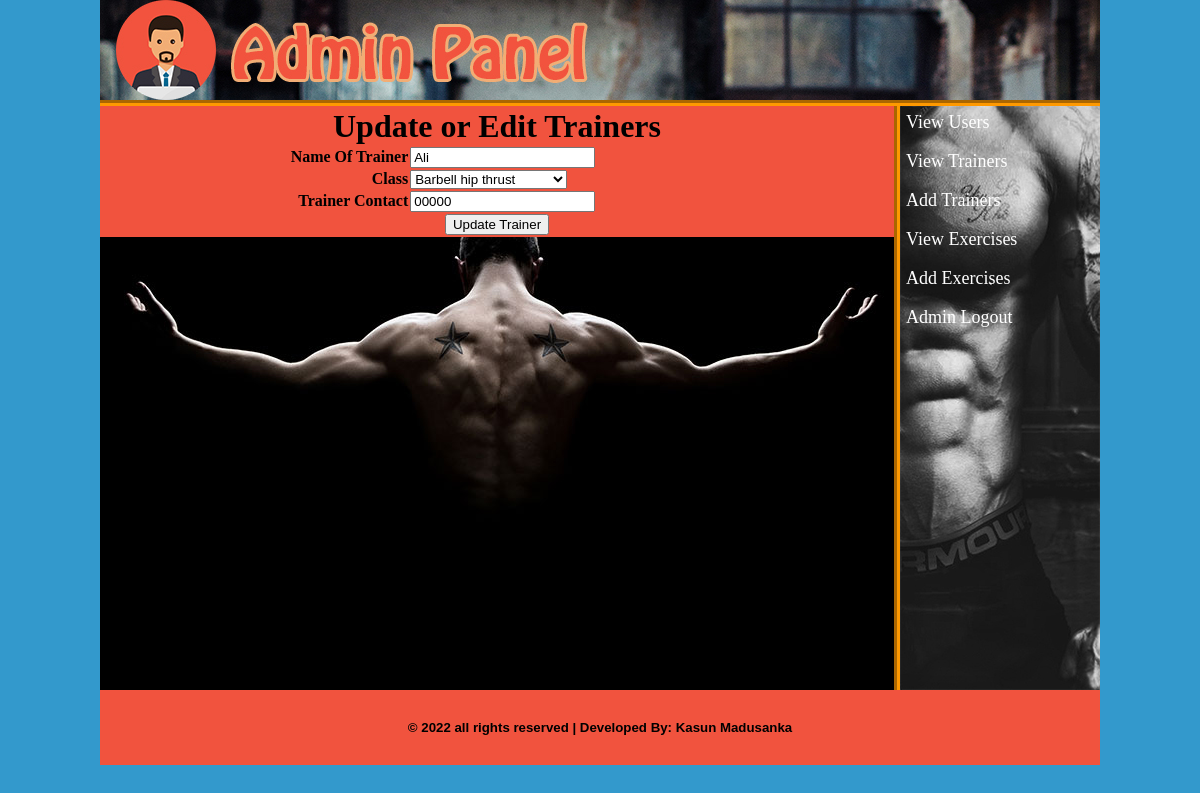
Page /admin/index.php?edit_tran=1 (signed in) on the earlier database version.
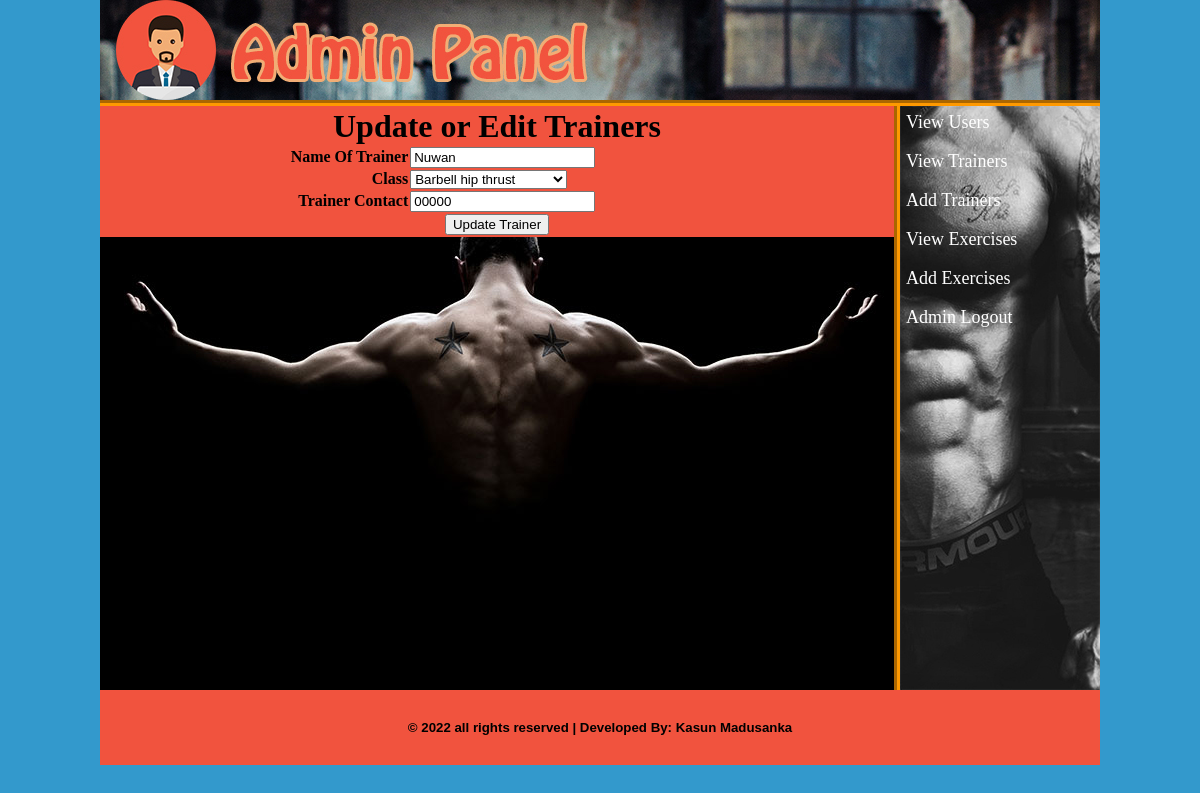
Same page on the later database version.
### tables this page shows
CREATE TABLE `trainer` (
  `tran_id` int(10) NOT NULL,
  `tran_name` varchar(20) NOT NULL,
  `tran_class` varchar(30) NOT NULL,
  `tran_contact` varchar(20) NOT NULL
);

### admin/edit_tran.php (the view, shortened to what this page needs)
<?php
include ("includes/db.php");
if (isset($_GET['edit_tran'])) {
	$edit_tran_id=$_GET['edit_tran'];
	$sel_tran="SELECT * FROM trainer WHERE tran_id='$edit_tran_id'";
	$run_tran=mysqli_query($con, $sel_tran);
	$row_tran=mysqli_fetch_array($run_tran);
	$tran_name=$row_tran['tran_name'];
	$tran_class=$row_tran['tran_class'];
	$tran_contact=$row_tran['tran_contact'];
}
?>
<html>
<head>
</head>
<body bgcolor="#999999">
	<form method="post" action="" enctype="multipart/form-data">
		<table width="794px" align="center" border="1" bgcolor="#f1533e">
			<tr>
				<td colspan="2" align="center"><h1>Update or Edit Trainers</h1></td>
			</tr>
			<tr>
				<td align="right"><b>Name Of Trainer</b></td>
				<td><input type="text" name="trainer_name" value="<?php echo $tran_name; ?>"></td>
			</tr>
			<tr>
				<td align="right"><b>Class</b></td>
				<td>
					<select name="trainer_class">
						<option><?php echo $tran_class; ?></option>
					</select>
				</td>
			</tr>
			<tr>
				<td align="right"><b>Trainer Contact</b></td>
				<td><input type="text" name="trainer_contact" value="<?php echo $tran_contact; ?>"></td>
			</tr>
			<tr>
				<td colspan="2" align="center"><input type="submit" name="update_trainer" value="Update Trainer"></td>
			</tr>
		</table>
	</form>
</body>
</html>

Differences in the rows shown:
changed trainer "Barbell hip thrust": trainer_name "Ali" → "Nuwan"
